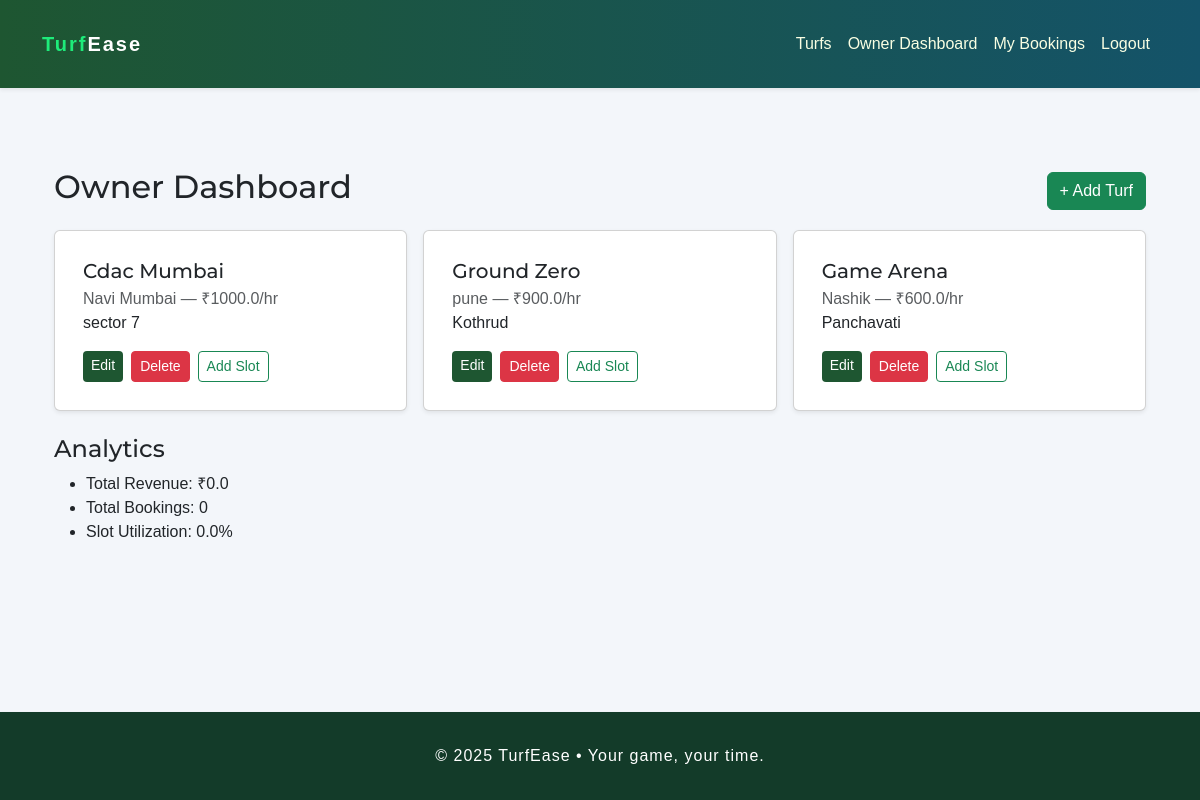
Screenshot of /owner/dashboard (signed in) with the database file from the repository.
### turf_app/models.py (models this page shows, shortened)
class Turf(db.Model):
    id = db.Column(db.Integer, primary_key=True)
    owner_id = db.Column(db.Integer, db.ForeignKey('user.id'), nullable=False)
    name = db.Column(db.String(120), nullable=False)
    city = db.Column(db.String(80))
    address = db.Column(db.String(200))
    price_per_hour = db.Column(db.Float, nullable=False, default=500.0)
    description = db.Column(db.Text)
    image = db.Column(db.String(200))
    created_at = db.Column(db.DateTime, default=datetime.utcnow)
    updated_at = db.Column(db.DateTime, default=datetime.utcnow, onupdate=datetime.utcnow)
    owner = db.relationship('User', back_populates='turfs')
    slots = db.relationship('Slot', back_populates='turf', lazy=True, cascade='all, delete-orphan')
    bookings = db.relationship('Booking', back_populates='turf', lazy=True, cascade='all, delete-orphan')
    def total_revenue(self):
        total = db.session.query(func.sum(Turf.price_per_hour))\
            .join(Booking).filter(Booking.turf_id == self.id, Booking.status == 'confirmed').scalar()
        return total or 0.0

### turf_app/main.py (the view)
@main_bp.route('/owner/dashboard')
@login_required
def owner_dashboard():
    if not current_user.is_owner:
        abort(403)
    turfs = Turf.query.filter_by(owner_id=current_user.id).all()
    total_revenue = sum(turf.total_revenue() for turf in turfs)
    total_bookings = sum(len([b for b in turf.bookings if b.status == 'confirmed']) for turf in turfs)
    total_slots = sum(len(turf.slots) for turf in turfs)
    utilization = round((total_bookings / total_slots * 100), 1) if total_slots else 0
    return render_template(
        'dashboard.html',
        turfs=turfs,
        total_revenue=total_revenue,
        total_bookings=total_bookings,
        utilization=utilization,
    )

### turf_app/models.py (called while the page is built)
@login_manager.user_loader
def load_user(user_id):
    return User.query.get(int(user_id))

### turf_app/templates/dashboard.html (shortened to what this page needs)
{% extends 'base.html' %} {% block content %}
<div class="container my-4">
  <div class="d-flex justify-content-between align-items-center mb-3">
    <h2>Owner Dashboard</h2>
    <a class="btn btn-success" href="{{ url_for('main.add_turf') }}"
      >+ Add Turf</a
    >
  </div>
  {% if turfs %}
  <div class="row g-3">
    {% for turf in turfs %}
    <div class="col-md-6 col-lg-4">
      <div class="card shadow-sm h-100">
        <div class="card-body d-flex flex-column">
          <h5 class="card-title">{{ turf.name }}</h5>
          <p class="card-subtitle text-muted">
            {{ turf.city }} — ₹{{ turf.price_per_hour }}/hr
          </p>
          <p class="card-text">{{ turf.address }}</p>
          <div class="mt-auto d-flex flex-wrap gap-2">
            <a
              class="btn btn-primary btn-sm"
              href="{{ url_for('main.edit_turf', turf_id=turf.id) }}"
              >Edit</a
            >
            <form
              method="post"
              action="{{ url_for('main.delete_turf', turf_id=turf.id) }}"
              style="display: inline"
              onsubmit="return confirm('Are you sure you want to delete this turf?');"
            >
              <button class="btn btn-danger btn-sm">Delete</button>
            </form>
            <a
              class="btn btn-outline-success btn-sm"
              href="{{ url_for('main.add_slot', turf_id=turf.id) }}"
              >Add Slot</a
            >
          </div>
        </div>
      </div>
    </div>
    {% endfor %}
  </div>
  {% else %}
  <div class="alert alert-info">You have not added any turfs yet.</div>
  {% endif %}
  {% if turfs %}
  <div class="mt-4">
    <h4>Analytics</h4>
    <ul>
      <li>Total Revenue: ₹{{ total_revenue }}</li>
      <li>Total Bookings: {{ total_bookings }}</li>
      <li>Slot Utilization: {{ utilization }}%</li>
    </ul>
  </div>
  {% endif %}
</div>
{% endblock %}

### turf_app/static/css/style.css (style rules this page uses)
:root { --maxw: 1100px; --accent: #1e90ff; --muted: #666; }
* { box-sizing: border-box; font-family: Arial, Helvetica, sans-serif; }
body { margin: 0; color: #222; line-height: 1.4; background: #f8f9fa; }
.container { max-width: var(--maxw); margin: 0 auto; padding: 16px; }
.card { background: #fff; padding: 12px; border-radius: 8px; box-shadow: 0 1px 4px rgba(0, 0, 0, 0.08); }
.btn { border-radius: 6px; cursor: pointer; }

### turf_app/templates/base.html (style rules this page uses)
body { background: #f3f6fa; display: flex; flex-direction: column; min-height: 100vh; font-family: "Roboto", sans-serif; }
.btn-primary { background-color: #1e5631; border: none; }
h1, h2, h3, h4, h5, h6 { font-family: "Montserrat", sans-serif; }

### rows the page displays
Turf: name "Cdac Mumbai", city "Navi Mumbai", price_per_hour "1000.0", address "sector 7"
Turf: name "Ground Zero", city "pune", price_per_hour "900.0", address "Kothrud"
Turf: name "Game Arena", city "Nashik", price_per_hour "600.0", address "Panchavati"

### other values shown
{{ total_revenue }} "0.0"
{{ total_bookings }} "0"
{{ utilization }} "0.0"
